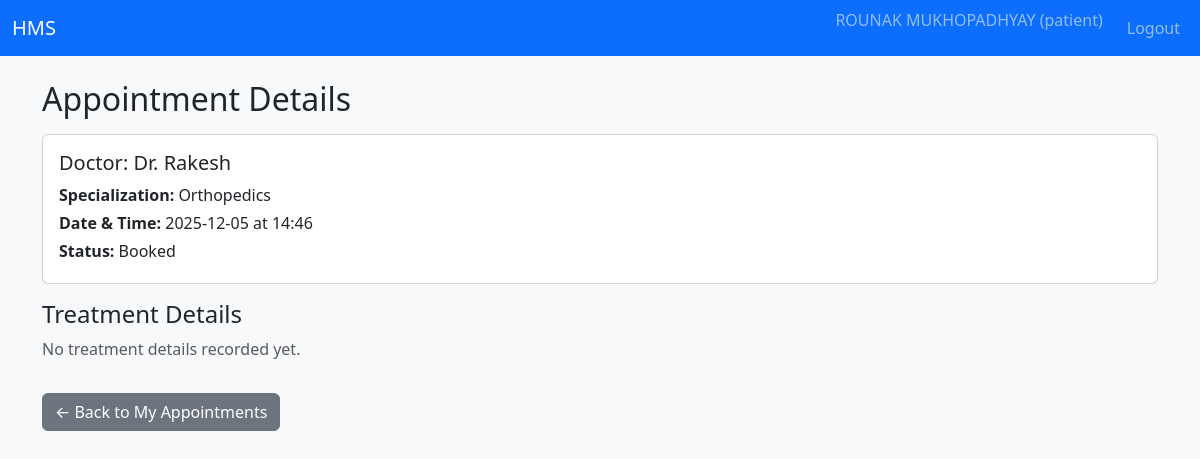
The app's page /patient/appointments/4 (signed in) with its own data.
### tables this page shows
CREATE TABLE users (
            id INTEGER PRIMARY KEY AUTOINCREMENT,
            username TEXT UNIQUE NOT NULL,
            password_hash TEXT NOT NULL,
            full_name TEXT NOT NULL,
            email TEXT,
            phone TEXT,
            role TEXT NOT NULL CHECK(role IN ('admin', 'doctor', 'patient')),
            is_active INTEGER NOT NULL DEFAULT 1,
            created_at TEXT NOT NULL
        );

CREATE TABLE departments (
            id INTEGER PRIMARY KEY AUTOINCREMENT,
            name TEXT UNIQUE NOT NULL,
            description TEXT,
            created_at TEXT NOT NULL
        );

CREATE TABLE appointments (
            id INTEGER PRIMARY KEY AUTOINCREMENT,
            patient_id INTEGER NOT NULL,
            doctor_id INTEGER NOT NULL,
            date TEXT NOT NULL, -- YYYY-MM-DD
            time TEXT NOT NULL, -- HH:MM
            status TEXT NOT NULL CHECK(status IN ('Booked', 'Completed', 'Cancelled')),
            created_at TEXT NOT NULL,
            updated_at TEXT NOT NULL,
            FOREIGN KEY(patient_id) REFERENCES patients(id),
            FOREIGN KEY(doctor_id) REFERENCES doctors(id),
            UNIQUE(doctor_id, date, time) -- prevent double booking
        );

### controllers/routes.py (the view)
@main_bp.route("/patient/appointments/<int:appointment_id>")
@login_required
@role_required("patient")
def patient_appointment_details(appointment_id):
    patient_id = get_current_patient_id()
    if not patient_id:
        flash("Patient profile not found.", "danger")
        return redirect(url_for("main.patient_dashboard"))
    conn = get_db_connection()
    cur = conn.cursor()
    cur.execute(
        """
        SELECT a.*,
               du.full_name AS doctor_name,
               dept.name AS dept_name,
               t.diagnosis,
               t.prescription,
               t.notes
        FROM appointments a
        JOIN doctors d ON a.doctor_id = d.id
        JOIN users du ON d.user_id = du.id
        LEFT JOIN departments dept ON d.department_id = dept.id
        LEFT JOIN treatments t ON t.appointment_id = a.id
        WHERE a.id = ? AND a.patient_id = ?;
        """,
        (appointment_id, patient_id),
    )
    appt = cur.fetchone()
    conn.close()
    if not appt:
        flash("Appointment not found.", "danger")
        return redirect(url_for("main.patient_appointments"))
    return render_template("patient_appointment_details.html", appt=appt)

### controllers/routes.py (called while the page is built)
def login_required(view_func):
    @wraps(view_func)
    def wrapped(*args, **kwargs):
        if "user_id" not in session:
            flash("Please log in to continue.", "warning")
            return redirect(url_for("main.login"))
        return view_func(*args, **kwargs)
    return wrapped

def role_required(role):
    def decorator(view_func):
        @wraps(view_func)
        def wrapped(*args, **kwargs):
            if "user_id" not in session or session.get("role") != role:
                flash("Unauthorized access.", "danger")
                return redirect(url_for("main.login"))
            return view_func(*args, **kwargs)
        return wrapped
    return decorator

def get_current_patient_id():
    if "user_id" not in session:
        return None
    conn = get_db_connection()
    cur = conn.cursor()
    cur.execute(
        "SELECT p.id FROM patients p JOIN users u ON p.user_id = u.id WHERE u.id = ?;",
        (session["user_id"],),
    )
    row = cur.fetchone()
    conn.close()
    return row["id"] if row else None

### models/models.py (called while the page is built)
def get_db_connection():
    conn = sqlite3.connect(DB_PATH)
    conn.row_factory = sqlite3.Row
    return conn

### templates/patient_appointment_details.html (shortened to what this page needs)
{% extends "base.html" %}
{% block content %}
<h2>Appointment Details</h2>
<div class="card mt-3 mb-3">
    <div class="card-body">
        <h5 class="card-title">Doctor: {{ appt['doctor_name'] }}</h5>
        <p class="card-text mb-1">
            <strong>Specialization:</strong> {{ appt['dept_name'] or 'N/A' }}
        </p>
        <p class="card-text mb-1">
            <strong>Date & Time:</strong> {{ appt['date'] }} at {{ appt['time'] }}
        </p>
        <p class="card-text mb-1">
            <strong>Status:</strong> {{ appt['status'] }}
        </p>
    </div>
</div>
<h4>Treatment Details</h4>
{% if appt['diagnosis'] or appt['prescription'] or appt['notes'] %}
    <p><strong>Diagnosis:</strong> {{ appt['diagnosis'] or 'N/A' }}</p>
    <p><strong>Prescription:</strong> {{ appt['prescription'] or 'N/A' }}</p>
    <p><strong>Doctor Notes:</strong><br>{{ appt['notes'] or 'N/A' }}</p>
{% else %}
    <p class="text-muted">No treatment details recorded yet.</p>
{% endif %}
<a href="{{ url_for('main.patient_appointments') }}" class="btn btn-secondary mt-3">
    ← Back to My Appointments
</a>
{% endblock %}

### records on screen
users: doctor_name "Dr. Rakesh"
departments: name "Orthopedics"
appointments: date "2025-12-05", time "14:46", status "Booked"

### other values on screen
{{ session.get('full_name', '') }} "ROUNAK MUKHOPADHYAY"
{{ session.get('role', '') }} "patient"
